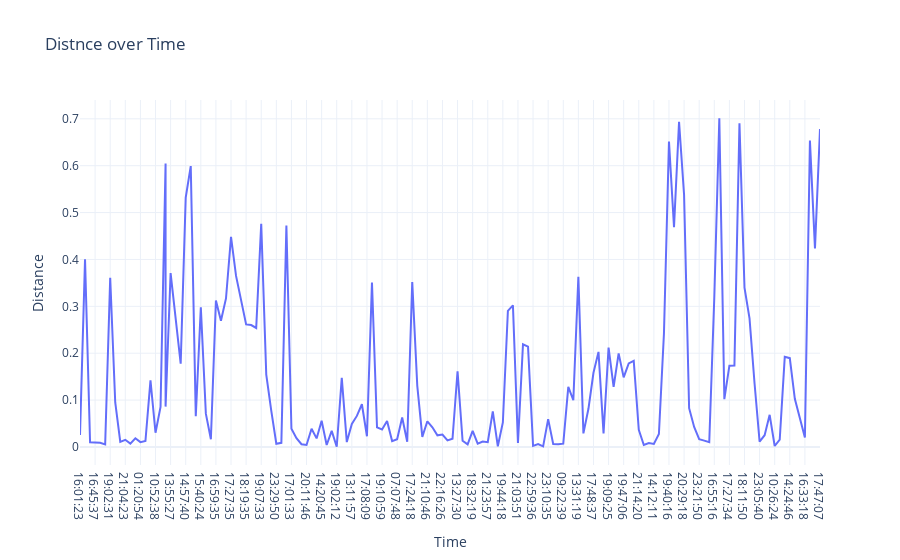

The notebook cell this image was saved under:
### Code cell
fig = px.line(df, x='Time', y='Distance', title = 'Distnce over Time')

fig.show()

### Figure 1 — Plotly figure (JSON) as saved in the notebook; plotly's stock layout.template omitted (floating-point values rounded to 4 significant figures; data arrays with more than 128 entries replaced by an {"elided": "..."} marker saying what was removed)
{"data": [{"hovertemplate": "Time=%{x}<br>Distance=%{y}<extra></extra>", "legendgroup": "", "line": {"color": "#636efa", "dash": "solid"}, "marker": {"symbol": "circle"}, "mode": "lines", "name": "", "orientation": "v", "showlegend": false, "type": "scatter", "x": {"elided": "149 str values"}, "xaxis": "x", "y": {"elided": "149 float values"}, "yaxis": "y"}], "layout": {"legend": {"tracegroupgap": 0}, "title": {"text": "Distnce over Time"}, "xaxis": {"anchor": "y", "domain": [0, 1], "title": {"text": "Time"}}, "yaxis": {"anchor": "x", "domain": [0, 1], "title": {"text": "Distance"}}}}
